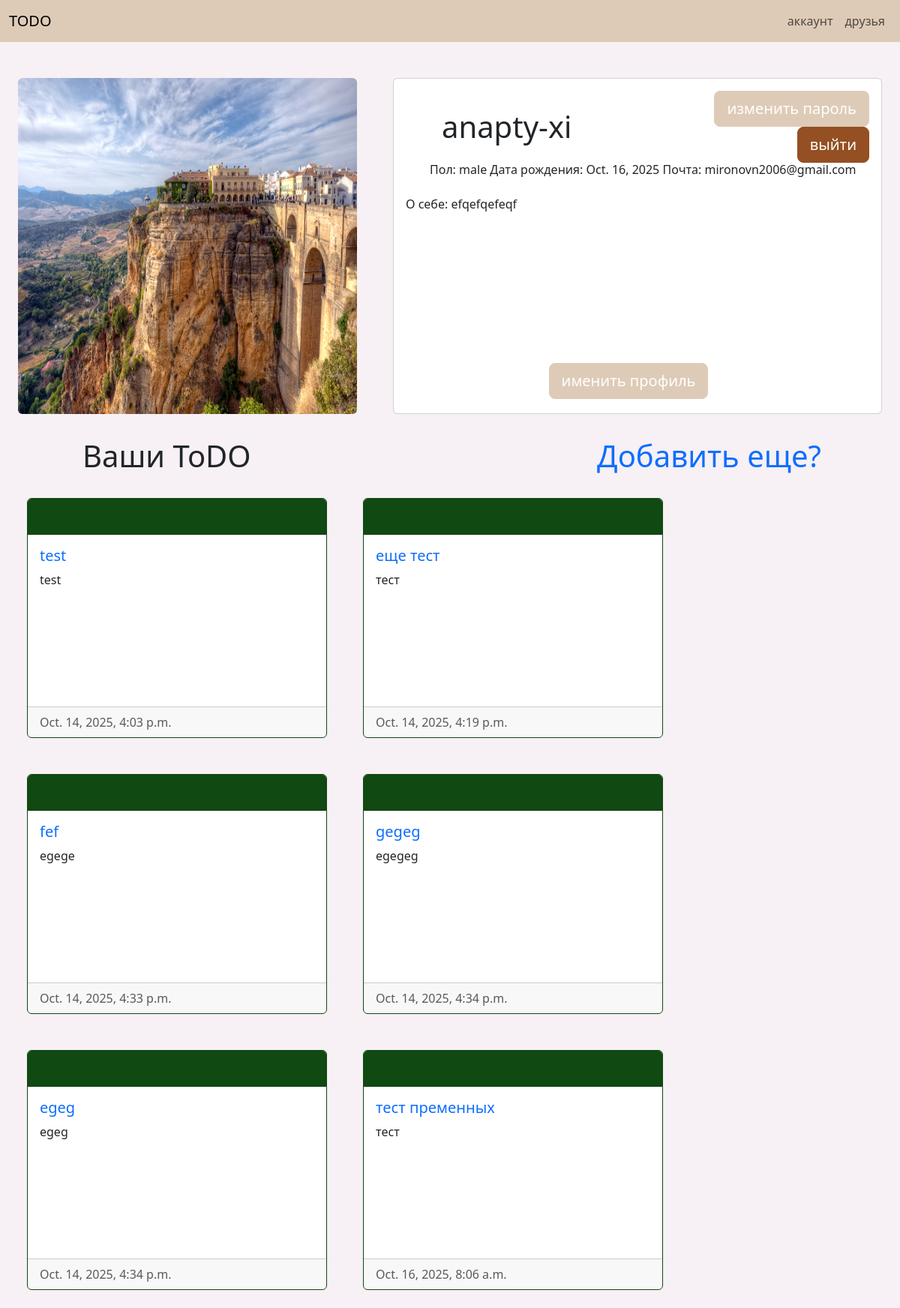
Page /account/profile_info/ (signed in) on the committed database.
### account/models.py (models this page shows, shortened)
class Profile(models.Model):
    class SexChoises(models.TextChoices):
        male = 'М'
        female = 'Ж'
        default = '-'
    user = models.OneToOneField(User, related_name='profile', on_delete=models.CASCADE)
    sex = models.CharField(max_length=1, choices=SexChoises, default=SexChoises.default)
    birthd = models.DateField(blank=True, null=True)
    photo = models.ImageField(upload_to='user_images/', blank=True, null=True)
    preview = models.TextField(blank=True)
    friends = models.ManyToManyField('self', through='friends.Friendship', symmetrical=True)
    class Meta:
        ordering = ['birthd']

### todos/models.py (models this page shows, shortened)
class Todo(models.Model):
    class StatusChoises(models.TextChoices):
        no_report = 'no_report'
        no_confirm = 'no_confirm'
        confirmed = 'confirmed'
    user = models.ForeignKey(User, related_name='todo', on_delete=models.CASCADE)
    name = models.CharField(max_length=64)
    slug = models.SlugField(max_length=64)
    description = models.TextField()
    img = models.ImageField(upload_to='todo_images/', blank=True, null=True)
    publish_date = models.DateTimeField(auto_now_add=True)
    status = models.CharField(choices=StatusChoises, default=StatusChoises.no_report)
    class Meta:
        ordering = ['publish_date',]
    def get_absolute_url(self):
        return reverse('todos:todo_info', kwargs={'pk': self.pk,
                                     'slug': self.slug,
                                     })

### account/views.py (the view)
# urls.py: path('profile_info/', views.profile_info, name='profile_info'),
@login_required
def profile_info(request):
    user = request.user
    user_todos = services.get_user_todos(user)
    return render(request, 'account/profile_info.html', {'user': user, 'user_todos': user_todos})

### account/services.py (called while the page is built)
def get_user_todos(user):
    return Todo.objects.filter(user=user)

### account/templates/account/profile_info.html (shortened to what this page needs)
{% extends 'base.html' %}
{% load static %}
{% load django_bootstrap5 %}
{% block content %}
<div class="container-fluid">
    <div class="row ">
        <div class="col-5 g-5 text-center">
            {% if not user.profile.photo %}
                <img src="{% static 'user_placeholder.png' %}" class="img-fluid" style="height: 28rem; margin-bottom: 2rem;">
            {% else %}
                <img src="{{ user.profile.photo.url }}" class="rounded img-fluid" style="height: 28rem; margin-bottom: 2rem;">
            {% endif %}
        </div>
        <div class="col-7 g-5">
            <div class="card" style="height: 28rem;">
                <div class="card-body">
                    <div class="row">
                        <div class="col-6">
                            <h1 class="card-title mt-4" style="margin-left: 3rem;">{{ user.username }}</h1>
                        </div>
                        <div class="col-6 text-end">
                            <a href="{% url 'account:reset_password_email' %}" class="btn btn-primary btn-lg" style="background-color: #DECBB7; border-color: #DECBB7; color: white;">изменить пароль</a>
                            <a href="{% url 'account:logout' %}" class="btn btn-primary btn-lg" style="background-color: #945022; border-color: #945022; color: white;">выйти</a>
                        </div>
                    </div>
                    <div class="row">
                        <div class="col">
                            <div class="card-text" style="margin-left: 2rem;">
                                <h6 style="font-weight: 300;">
                                    Пол: {{ user.profile.sex }} Дата рождения: {{ user.profile.birthd }} Почта: {{ user.email }}
                                </h6>
                            </div>
                        </div>
                    <div class="row">
                        <div class="col gy-3">
                            <div class="card-text" style="height: 11rem;">О себе: {{ user.profile.preview }}</div>
                        </div>
                    </div>
                    <div class="row text-center">
                        <div class="col g-5">
                            <a href="{% url 'account:profile_info_edit' %}" class="btn btn-primary btn-lg" style="background-color: #DECBB7; border-color: #DECBB7; color: white;">именить профиль</a>
                    </div>
                </div>
            </div>
        </div>
    </div>
</div>
<div class="row">
    <div class="col-4 offset-1">
        <h1 class="ml-2">Ваши ToDO</h1>
    </div>
    <div class="col-4 offset-3">
        <a href="{% url 'todos:todo_add' %}" class="text-decoration-none">
        <h1>Добaвить еще?</h1></a>
    </div>
</div>
<div class="d-flex flex-wrap justify-content-start">
    {% for todo in user_todos %}
            {% if todo.status == 'no_report' %}
            <div class="card m-4" style="width: 25rem; height: 20rem; border-color: #A22522;">
                <div class="card-header fw-bold" style="background-color: #A22522; height: 3rem;">
            {% elif todo.status == 'no_confirm' %}
            <div class="card m-4" style="width: 25rem; height: 20rem; border-color: #033F63;">
                <div class="card-header fw-bold" style="background-color: #033F63;  height: 3rem;">
            {% elif todo.status == 'confirmed' %}
            <div class="card m-4" style="width: 25rem; height: 20rem; border-color: #104911;">
                <div class="card-header fw-bold" style="background-color: #104911;  height: 3rem;">
            {% endif %}
                </div>
                <div class="card-body" style="background-color: #ffffff;">
                    <h5 class="card-title">
                        <a href="{{ todo.get_absolute_url }}" class="text-decoration-none">{{ todo.name }}</a>
                    </h5>
                    <p class="card-text">{{ todo.description|truncatechars:100 }}</p>
                </div>
                <div class="card-footer text-muted">
                    {{ todo.publish_date }}
                </div>
            </div>
    {% empty %}
    <h1>У ваших друзей нет активных ToDo</h1>
    {% endfor %}
    </div>
{% endblock %}

### rows in the picture
Todo: status "confirmed" (drawn), name "test", description "test", publish_date "Oct. 14, 2025, 4:03 p.m."
Todo: status "confirmed" (drawn), name "еще тест", description "тест", publish_date "Oct. 14, 2025, 4:19 p.m."
Todo: status "confirmed" (drawn), name "fef", description "egege", publish_date "Oct. 14, 2025, 4:33 p.m."
Todo: status "confirmed" (drawn), name "gegeg", description "egegeg", publish_date "Oct. 14, 2025, 4:34 p.m."
Todo: status "confirmed" (drawn), name "egeg", description "egeg", publish_date "Oct. 14, 2025, 4:34 p.m."
Todo: status "confirmed" (drawn), name "тест пременных", description "тест", publish_date "Oct. 16, 2025, 8:06 a.m."

### other values in the picture
{{ user.username }} "anapty-xi"
{{ user.profile.sex }} "male"
{{ user.profile.birthd }} "Oct. 16, 2025"
{{ user.email }} "mironovn2006@gmail.com"
{{ user.profile.preview }} "efqefqefeqf"
